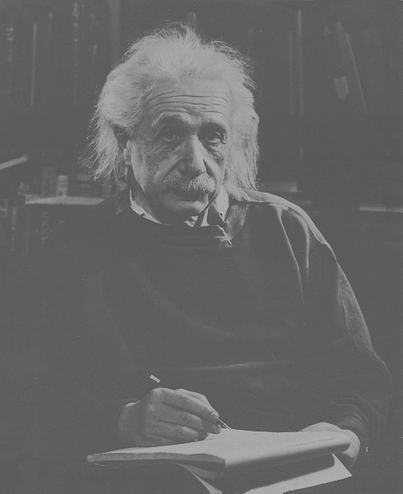
#> input picture S1/TAI/TAI TP2/image1.tif, 403 x 494 px, shrunk from 490 x 600 before the run
$ jupyter execute --allow-errors TP2_Histogrammes_Start_Code.ipynb
#> lines starting #> are read from the running program, lines starting #| are printed output that depends on the picture
# TP 2 Egalisation d'histogrammes
Dans ce TP, nous aimerions améliorer le contraste d'images par deux méthodes. Une méthode d'expansion de la dynamique, et une méthode d'égalisaton d'histogramme. La première image à traiter est dans un fichier csv à loader. Le reste des images sont dans le même dossier.

[cell 1]
import numpy as np
import cv2
import matplotlib.pyplot as plt

# Lire et afficher l'image à utiliser
Pour ce TP, nous allons lire les données à partir de fichier csv.

[cell 2]
image = np.genfromtxt('image.csv', delimiter=';', dtype=int)

[cell 3]
plt.imshow(image,cmap='gray')
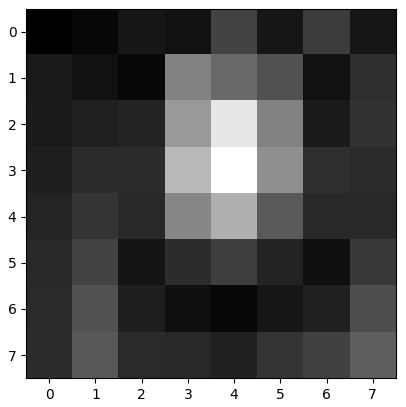
#> figure drawn by matplotlib, 1 panel

# Calculer les métriques sur l'image
1.	Calculer la moyenne de luminance de l’image.
2.	Donner la dynamique de l’image (intervalle [Lmin, Lmax]).
3.	Calculer le contraste de l’image.
4.	Calculer l’écart type des niveaux de gris de l’image.

#> (a cell that did not finish here is left out)

# Histogramme et histogramme cumulé
5.	Construire l’histogramme de cette image ainsi que son histogramme normalisé.
6.	Construire l’histogramme cumulé de cette image ainsi que son histogramme cumulé normalisé.

#> (a cell that did not finish here is left out)

[cell 6]
# histogramme normalisé de l'image
def Nhistogram(image):
    hist=histogram(image)
    H = image.shape[0]
    W = image.shape[1]
    # à compléter
    return histN

#> (a cell that did not finish here is left out)

#> (a cell that did not finish here is left out)

# Amélioration du Contraste
7.	Améliorer le contraste de l'image par égalisation d'histogramme.
8.  Améliorer le contraste de l'image par expansion de la dynamique.

[cell 9]
# amélioer le contraste par égalisation d'histogramme
def equalisation(image):
    imageNew=np.zeros((image.shape[0],image.shape[1]))
    histCN=NChistogram(image)
    L=255
    H = image.shape[0]
    W = image.shape[1]
    # minimum =/=0
    # à compléter
    #####
    # bloc de calcul
    #####
    return imageNew

#> (a cell that did not finish here is left out)

# Afficher les histogrammes

[cell 11]
L=256
bins=[i for i in range(L)]
plt.figure(figsize=(20,10))
plt.subplot(2,2,1)
plt.title('Histogram')
#> (the rest of this cell did not finish here and is left out)

Comparer avec d'autres librairies

[cell 12]
bins=[i for i in range(L)]
plt.figure(figsize=(10,3))
plt.subplot(1,2,1)
plt.title('Histogram opencv')
dst = cv2.calcHist([np.float32(image)], [0], None, [256], [0, 256])
# identique à
#dst = cv2.calcHist([image.astype('uint8')], [0], None, [256], [0, 256])
plt.bar(bins,dst.flatten())
plt.subplot(1,2,2)
plt.title('Histogram matplotlib')
a=plt.hist(image.flatten(), bins)
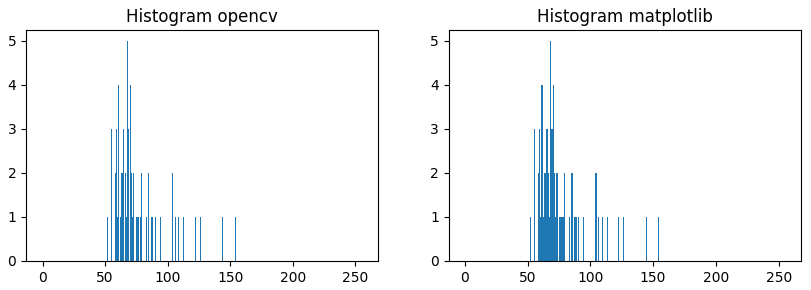
#> figure drawn by matplotlib, 2 panels; panel 1: tallest bar 5 high, from x = 67.6 to 68.4; panel 2: tallest bar 5 high, from x = 68 to 69

# Tester sur la petite image

[cell 13]
bins=[i for i in range(L)]
#> (the rest of this cell did not finish here and is left out)

# Appliquer sur les autres images

[cell 14]
bins=[i for i in range(L)]

[cell 15]
image= cv2.imread("image1.tif",0)
#> image is the input picture: shape (494, 403); min 71, max 187, mean 102.4
#> (the rest of this cell did not finish here and is left out)

[cell 16]
image = cv2.imread("image2.tif",0)
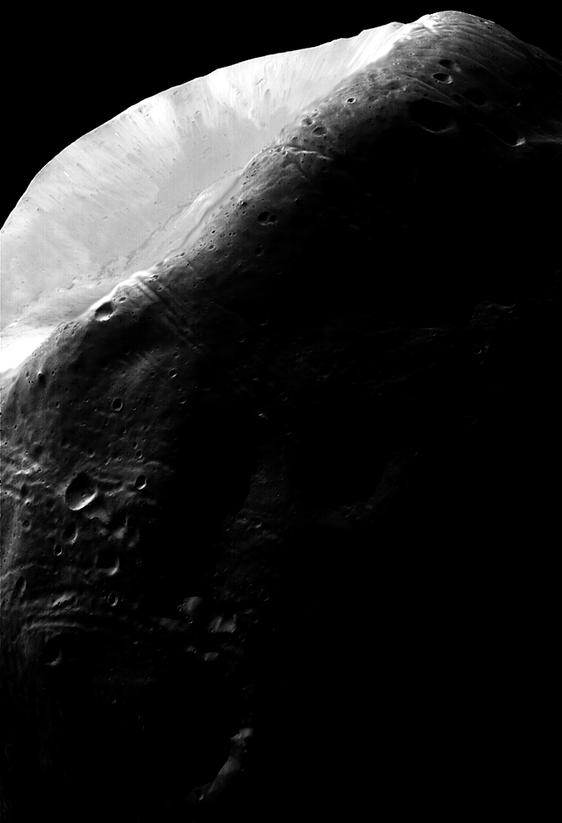
#> input picture S1/TAI/TAI TP2/image2.tif, 562 x 823 px, shrunk from 683 x 1000 before the run
#> image is the input picture: shape (823, 562); min 0, max 255, mean 31.7
#> (the rest of this cell did not finish here and is left out)

[cell 17]
image = cv2.imread("image3.tif",0)
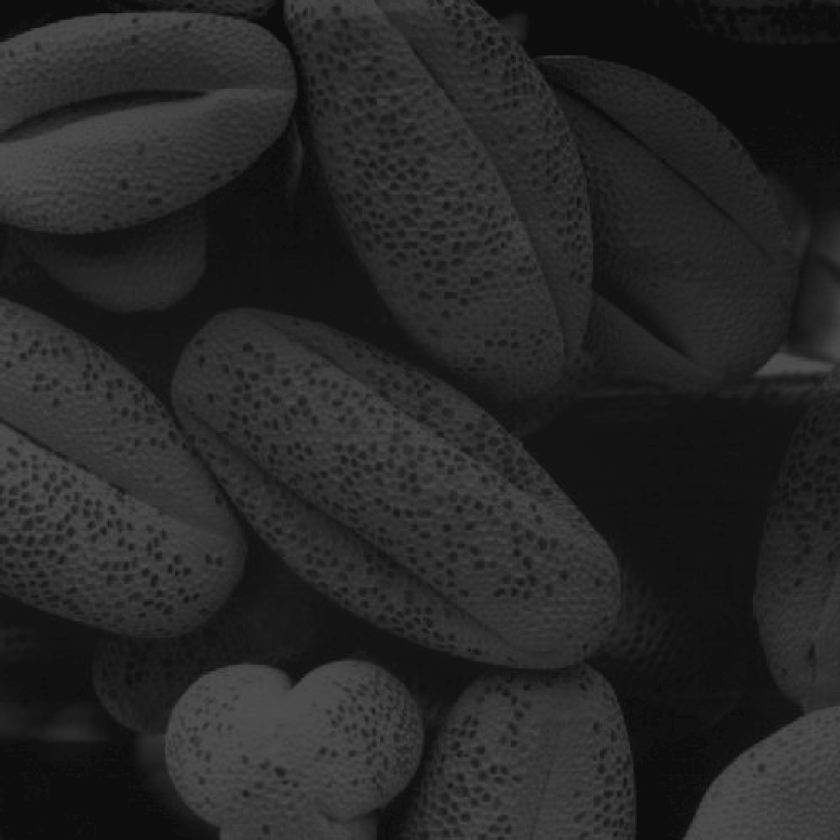
#> input picture S1/TAI/TAI TP2/image3.tif, 840 x 840 px, shrunk from 1021 x 1021 before the run
#> image is the input picture: shape (840, 840); min 9, max 84, mean 38.8
#> (the rest of this cell did not finish here and is left out)
